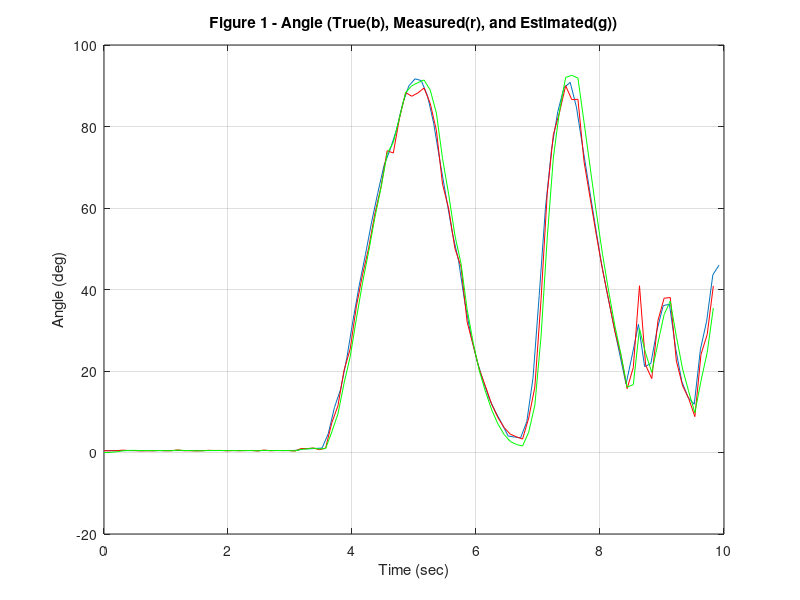
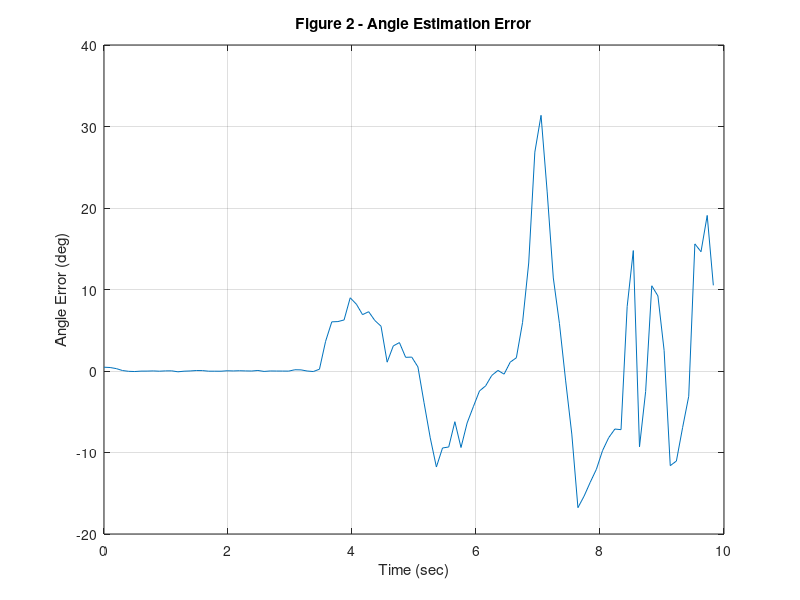
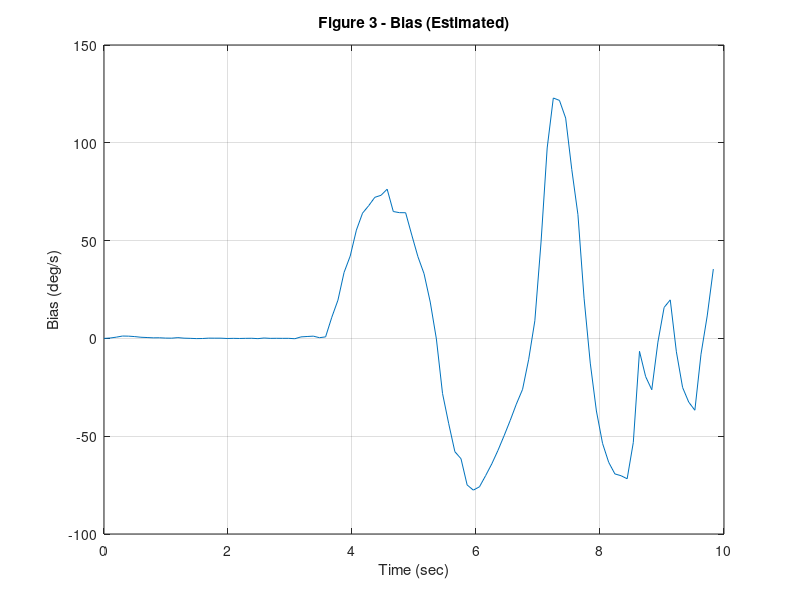
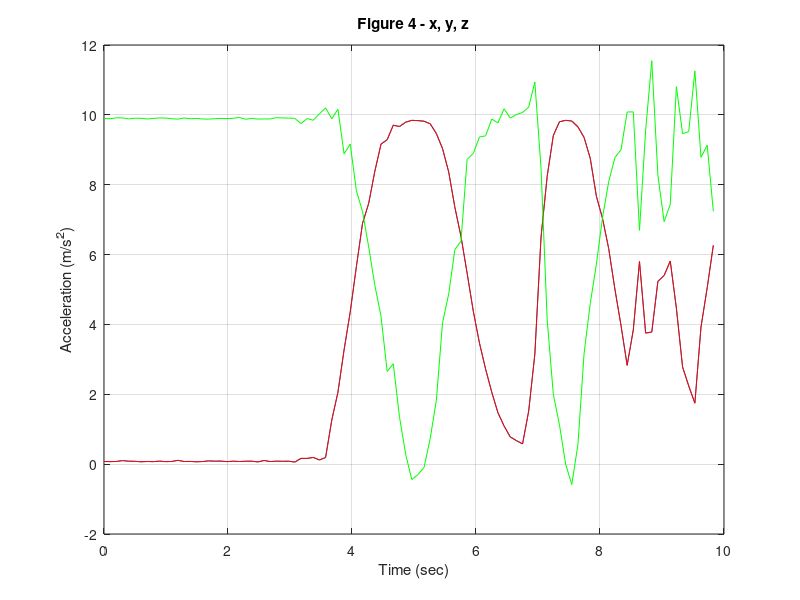

Recreate these plots in MATLAB, in order.
%----------------------------------------------------------------
% Program created for the course SD2231 by Mikael Nybacka 2018
% Following file is the start file for the state estimation using
% Kalman filter for estimating Roll-angle from IMU data of iPhone.
%----------------------------------------------------------------
clear;close all;clc;
addpath('logged_data')
disp(' ');

%----------------------------
% LOAD DATA FROM VBOX SYSTEM
%----------------------------
iPhoneData=load('iPhoneData.mat');

%iPhoneData.accdata is x, y, z accelerations of phone
%iPhoneData.acctime is time vector for accelerations on phone
%iPhoneData.ratedata is x, y, z rotational rates of phone
%iPhoneData.ratetime is time vector for rotational rates on phone
%iPhoneData.orientdata is x, y, z orientations in deg of phone
%iPhoneData.orienttime is time vector for orientations on phone
 
dt=0.098; % iPhone logs in 10Hz

Timeacc = iPhoneData.acctime(1:100,1);
Timerate = iPhoneData.ratetime(1:100,1);
Timeorient = iPhoneData.orienttime(1:100,1);
ax = iPhoneData.accdata(1:100,1);
ay = iPhoneData.accdata(1:100,1);
az = iPhoneData.accdata(1:100,3);
rollrate = iPhoneData.ratedata(1:100,2);
rollangle = -iPhoneData.orientdata(1:100,3);

rollRate_noise = 1.4341; % Roll-rate measurement noise (deg/sec)
angle_noise = 904.3045; % Roll-angle measurement noise (deg)
bias_noise = 2000; % Roll-rate bias noise, tunable

a = [1 dt; 
     0 1]; % transition matrix
b = [dt; 
     0]; % input matrix
c = [1 0]; % measurement matrix
x = [0;
     0]; % initial state vector
xhat = x; % initial state estimate

Sz = angle_noise^2; % Measurement noise covariance
Sw = [(rollRate_noise^2)*(dt^2) 0; 
      0 (bias_noise^2)]; % Process noise covariance
P = Sw; % Initial estimation covariance

% Initialize arrays for later plotting.
angle = []; % true angle array
anglehat = []; % estimated angle array
anglemeas = []; % measured angle array
biashat = []; % estimated bias array

for i = 1 : 1 : length(Timeacc)

    u = rollrate(i,1); % Roll rate

    y = atan((ax(i,1)/9.81)/(abs(az(i,1))/9.81))*(180/pi); % Measurement equation
    
    % Extrapolate the most recent state estimate to the present time.
    xhat = a * xhat + b * u;
    
    % Form the Innovation vector.
    Inn = y - c * xhat;
    
    % Compute the covariance of the Innovation.
    s = c * P * c' + Sz;
    
    % Form the Kalman Gain matrix.
    K = (a * P * c') / s;
    
    % Update the state estimate.
    xhat = xhat + K * Inn;
    
    % Compute the covariance of the estimation error.
    P = a * P * a' - ((a * P * c' )/ s) * c * P * a' + Sw;
    
    % Save some parameters for plotting later.
    angle = [angle; rollangle(i,1)];
    anglemeas = [anglemeas; y];
    anglehat = [anglehat; xhat(1)];
    biashat = [biashat; xhat(2)];
end

% Plot the results
close all;
t = Timeacc;
tr = Timerate;
to = Timeorient;

figure;
plot(to,angle,t,anglemeas,'r-',t,anglehat,'g-');
grid;
xlabel('Time (sec)');
ylabel('Angle (deg)');
title('Figure 1 - Angle (True(b), Measured(r), and Estimated(g))')

figure;
plot(t,angle-anglehat);
grid;
xlabel('Time (sec)');
ylabel('Angle Error (deg)');
title('Figure 2 - Angle Estimation Error');

figure;
plot(t,biashat);
grid;
xlabel('Time (sec)');
ylabel('Bias (deg/s)');
title('Figure 3 - Bias (Estimated)');

figure;
plot(t,ax,'-',t,ay,'r-',t,az,'g-');
grid;
xlabel('Time (sec)');
ylabel('Acceleration (m/s^2)');
title('Figure 4 - Ax, Ay, Az');


title('Figure 4 - x, y, z');